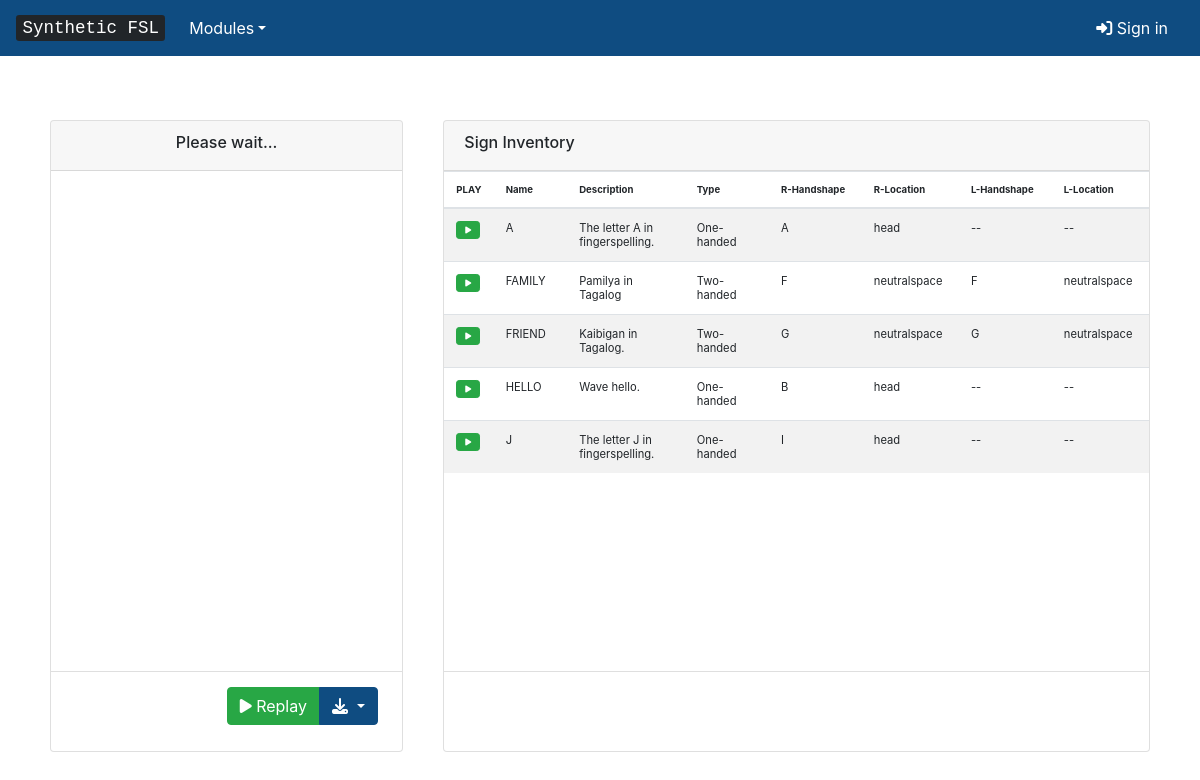
The page /signs/ on the database as committed earlier.
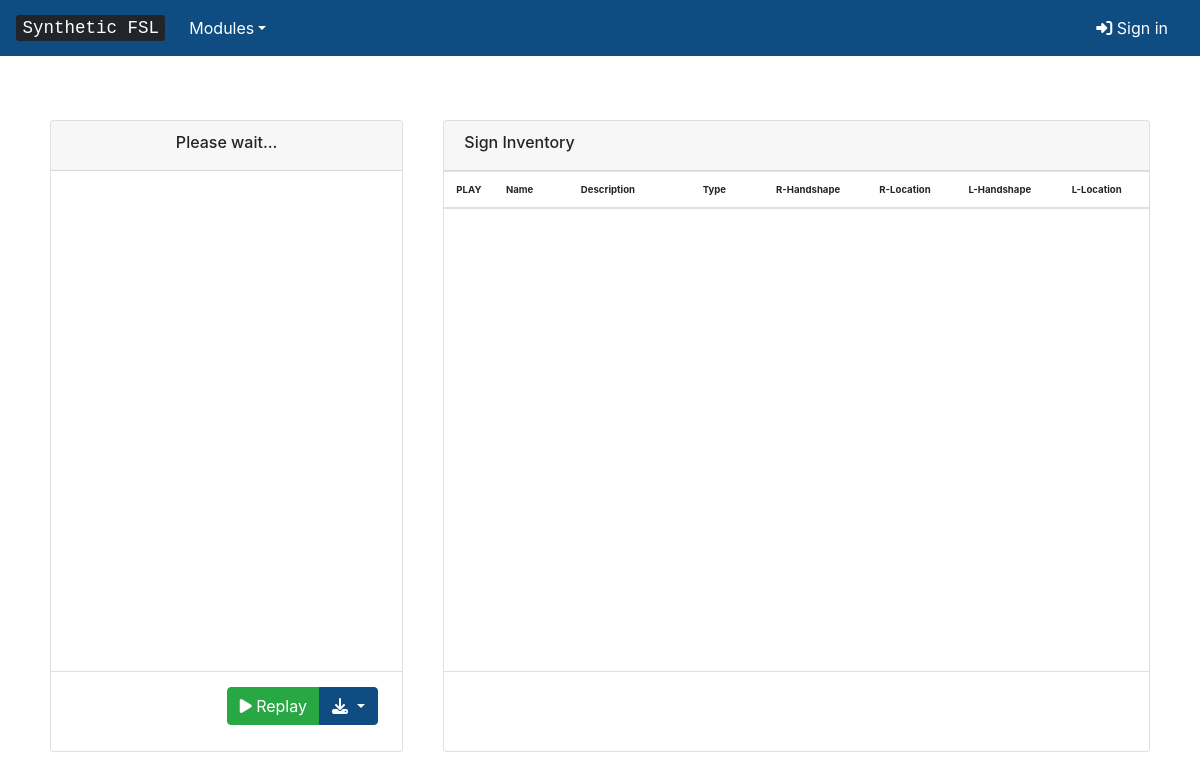
The same page on the database as committed later.
### inventory/models.py (models this page shows, shortened)
class Sign(models.Model):
	name = models.CharField(max_length=200, verbose_name='Name')
	description = models.TextField(verbose_name='Description')
	twoHanded = models.BooleanField(default=False)
	rightHandshape = models.ForeignKey(Handshape, verbose_name="Right Handshape", default="1", on_delete=models.CASCADE, related_name='rightHandshape_sign_set')
	rightFingerDirection = models.CharField(max_length=5, verbose_name='Right External Finger Direction', default='')
	rightPalmOrientation = models.CharField(max_length=5, verbose_name='Right Palm Orientation', default='')
	leftHandshape = models.ForeignKey(Handshape, verbose_name="Left Handshape", default="1", on_delete=models.CASCADE, related_name='leftHandshape_sign_set')
	leftFingerDirection = models.CharField(max_length=5, verbose_name='Left External Finger Direction', default='')
	leftPalmOrientation = models.CharField(max_length=5, verbose_name='Left Palm Orientation', default='')
	locationType = models.CharField(max_length=20, verbose_name='Location Type', default='')
	rightLocation = models.CharField(max_length=20, verbose_name='Right Hand Location', default='')
	rightLocationSide = models.CharField(max_length=20, verbose_name='Right Hand Location Side', default='')
	rightLocationContact = models.CharField(max_length=20, verbose_name='Right Hand Location Contact', default='')
	leftLocation = models.CharField(max_length=20, verbose_name='Left Hand Location', default='')
	leftLocationSide = models.CharField(max_length=20, verbose_name='Left Hand Location Contact', default='')
	leftLocationContact = models.CharField(max_length=20, verbose_name='Left Hand Location Side', default='')
	constellationContact = models.CharField(max_length=20, verbose_name='Constellation Contact', default='')
	constellationLocation = models.CharField(max_length=20, verbose_name='Constellation Location', default='')
	constellationLocationSide = models.CharField(max_length=20, verbose_name='Constellation Location Side', default='')
	constellationLocationContact = models.CharField(max_length=20, verbose_name='Constellation Location Contact', default='')
	rightContactType = models.CharField(max_length=20, verbose_name='Right Contact Type', default='')
	leftContactType = models.CharField(max_length=20, verbose_name='Left Contact Type', default='')
	rightContactFinger = models.CharField(max_length=5, verbose_name='Constellation Location Contact', default='')
	rightContactPart = models.CharField(max_length=20, verbose_name='Right Contact Part', default='')
	rightContactSide = models.CharField(max_length=20, verbose_name='Right Contact Side', default='')
	leftContactFinger = models.CharField(max_length=20, verbose_name='Right Contact Side', default='')
	leftContactPart = models.CharField(max_length=20, verbose_name='Right Contact Side', default='')
	leftContactSide = models.CharField(max_length=20, verbose_name='Right Contact Side', default='')
	sigml = models.TextField(default="<sigml></sigml>");
	rightMotionSequence = ListTextField(base_field=models.CharField(max_length=1000), size=10,)
	rightMotionTags = ListTextField(base_field=models.CharField(max_length=500), size=10,)
	rightTargetConfigs = ListTextField(base_field=models.CharField(max_length=500), size=10,)
	rightTargetLocs = ListTextField(base_field=models.CharField(max_length=500), size=10,)
	leftMotionSequence = ListTextField(base_field=models.CharField(max_length=1000), size=10,)
	leftMotionTags = ListTextField(base_field=models.CharField(max_length=500), size=10,)
	leftTargetConfigs = ListTextField(base_field=models.CharField(max_length=500), size=10,)
	leftTargetLocs = ListTextField(base_field=models.CharField(max_length=500), size=10,)
	nondom = models.BooleanField(default=False)
	motionType = models.CharField(max_length=20, verbose_name='Motion Type', default='split')
	symmetry = models.CharField(max_length=7, verbose_name='Symmetry', default='split')
	outofphase = models.BooleanField(default=False)
	class Meta:
		ordering = ['name']

class Handshape(models.Model):
	name = models.CharField(max_length=200, verbose_name='Name')
	description = models.TextField(verbose_name='Description')
	created_date = models.DateTimeField(default=timezone.now, verbose_name='Date')
	handshape = models.CharField(max_length=20, verbose_name='Handshape', default="None")
	thumbpos = models.CharField(max_length=20, verbose_name='Thumb Position', default="None")
	specialfingers = models.CharField(max_length=20, verbose_name='Special Fingers', default="None")
	mainbend = models.CharField(max_length=20, verbose_name='Main Bend', default="None")
	bend1_1 = models.FloatField(default=0)
	bend1_2 = models.FloatField(default=0)
	bend1_3 = models.FloatField(default=0)
	bend1_4 = models.FloatField(default=0)
	bend1_5 = models.FloatField(default=0)
	bend2_1 = models.FloatField(default=0)
	bend2_2 = models.FloatField(default=0)
	bend2_3 = models.FloatField(default=0)
	bend2_4 = models.FloatField(default=0)
	bend3_1 = models.FloatField(default=0)
	bend3_2 = models.FloatField(default=0)
	bend3_3 = models.FloatField(default=0)
	bend3_4 = models.FloatField(default=0)
	bend4_1 = models.FloatField(default=0)
	bend4_2 = models.FloatField(default=0)
	bend4_3 = models.FloatField(default=0)
	bend4_4 = models.FloatField(default=0)
	bend5_1 = models.FloatField(default=0)
	bend5_2 = models.FloatField(default=0)
	bend5_3 = models.FloatField(default=0)
	bend5_4 = models.FloatField(default=0)
	sigml = models.TextField(default="<sigml></sigml>")
	class Meta:
		ordering = ['name']

### inventory/views.py (the view)
# urls.py: path('signs/', views.sign_list, name='sign_list'),
def sign_list(request):
	signs = Sign.objects.all()
	context = {'signs' : signs}
	return render(request, 'inventory/sign_list.html', context)

### inventory/templates/inventory/sign_list.html (shortened to what this page needs)
{% extends 'inventory/avatargui.html' %}
{% block info %}
<div class="card">
	<h6 class="card-header" style="height:50px;">Sign Inventory</h6>
	<div class="card-body" style="height:500px;padding: 0px;overflow-y: scroll;">
			<table class="table table-striped mb-0">
				<thead style="text-align: left;font-size: 0.6rem;">
					<tr>
						<th scope="col" style="word-wrap:break-word;width:50px;height:35px;">PLAY</th>
						<th scope="col" style="word-wrap:break-word;width:90px;height:35px;">Name</th>
						<th scope="col" style="word-wrap:break-word;width:150px;height:35px;">Description</th>
						<th scope="col" style="word-wrap:break-word;width:90px;height:35px;">Type</th>
						<th scope="col" style="word-wrap:break-word;width:120px;height:35px;">R-Handshape</th>
						<th scope="col" style="word-wrap:break-word;width:105px;height:35px;">R-Location</th>
						<th scope="col" style="word-wrap:break-word;width:120px;height:35px;">L-Handshape</th>
						<th scope="col" style="word-wrap:break-word;width:105px;height:35px;">L-Location</th>
					</tr>
				</thead>
				<tbody>
					{% for sign in signs %}
					<tr>
						<td style="word-wrap:break-word;width:50px;">
							<button class="btn btn-sm btn-success" style="font-size: 0.5rem;" onclick="writesigml('{{ sign.sigml }}');"><i class="fas fa-play"></i></button>
						</td>
						<td style="word-wrap:break-word;width:90px;">
							{{ sign.name }}
						</td>
						<td style="word-wrap:break-word;width:150px;">
							{{ sign.description }}
						</td>
						<td style="word-wrap:break-word;width:120px;">
							{% if sign.twoHanded %}
								Two-handed
							{% else %}
								One-handed
							{% endif %}
						</td>
						<td style="word-wrap:break-word;width:100px;">
							{{ sign.rightHandshape.name }}
						</td>
						<td style="word-wrap:break-word;width:105px;">
							{% if sign.locationType == 'split' %}
								{{ sign.rightLocation }}
							{% else %}
								{{ sign.constellationLocation }}
							{% endif %}
						</td>
						<td style="word-wrap:break-word;width:100px;">
							{% if sign.twoHanded %}
								{{ sign.leftHandshape.name }}
							{% else %}
								--
							{% endif %}
						</td>
						<td style="word-wrap:break-word;width:105px;">
							{% if sign.twoHanded %}
								{% if sign.locationType == 'split' %}
									{{ sign.leftLocation }}
								{% else %}
									{{ sign.constellationLocation }}
								{% endif %}
							{% else %}
								--
							{% endif %}
						</td>
					</tr>
					{% endfor %}
				</tbody>
			</table>
	</div>
	<div class="card-footer bg-transparent" style="height:80px;">
	</div>
</div>
{% endblock %}

### inventory/templates/inventory/avatargui.html (shortened to what this page needs)
{% extends 'inventory/base.html' %}
{% block content %}
			<div class="detail">
				<div class="detail-1">
					<div class="card text-center">
						<h6 id="loading" class="card-header" style="height:50px;">Please wait...</h6>
						<div class="card-body" style="height:500px;padding:0px !important;">
						</div>
						<div class="card-footer bg-transparent" style="height:80px;">
							<div class="row" style="padding: 1%;">
								<div class="col-6 CWASAAvMenu av0 text-capitalize">
								</div>
								<div class="btn-group" role="group" aria-label="Button group with nested dropdown">
									<button type="button" id="animate" class="btn btn-success bttnPlaySiGMLText av0"><i class="fas fa-play"></i> Replay</button>
									<div class="btn-group" role="group">
										<button id="btnGroupDrop1" type="button" class="btn btn-primary dropdown-toggle" data-toggle="dropdown" aria-haspopup="true" aria-expanded="false">
											<i class="fas fa-download"></i>
										</button>
									</div>
								</div>
							</div>
						</div>
					</div>
				</div>
				<div class="detail-2" style="border-color: grey;">
					{% block info %}
					{% endblock %}
				</div>
			</div>
{% endblock %}

### inventory/templates/inventory/base.html (shortened to what this page needs)
{% load static %}
<html lang="en">
	<head>
		<link rel="stylesheet" href="https://maxcdn.bootstrapcdn.com/bootstrap/4.0.0/css/bootstrap.min.css">
		<link rel="stylesheet" href="{% static 'css/style.css' %}">
	</head>
	<body onload="CWASA.init();">
		<nav class="navbar navbar-expand-lg navbar-dark bg-primary fixed-top">
			<a class="navbar-brand" href="/"><kbd>Synthetic FSL</kbd></a>
			<div class="collapse navbar-collapse" id="navbarNavAltMarkup">
				<ul class="navbar-nav mr-auto mt-2 mt-lg-0">
					<li class="nav-item active dropdown">
						<a class="nav-link dropdown-toggle" href="#" id="navbarDropdown" role="button" data-toggle="dropdown" aria-haspopup="true" aria-expanded="false">Modules</a>
					</li>
				</ul>
				{% if user.is_authenticated %}
				<a href="{% url 'logout' %}" class="nav-item nav-link text-white">
					<i class="fas fa-sign-out-alt"></i> Sign out
				</a>
				{% else %}
				<a href="{% url 'login' %}" class="nav-item nav-link text-white">
					<i class="fas fa-sign-in-alt"></i> Sign in
				</a>
				{% endif %}
			</div>
		</nav>
		<div style="padding: 100px 30px 0 30px;font-size: 0.9rem;">
			{% block content %}
			{% endblock %}
		</div>
	</body>
</html>

### inventory/static/css/style.css (style rules this page uses)
.bg-primary, .btn-primary { background-color: #0f4c81 !important; }
.btn-primary, .border-primary { border-color: #0f4c81 !important; }
@media (min-width: 900px) { .detail { display: flex; align-items: flex-start; justify-content: flex-start; } }
.detail-1, .detail-2 { margin: 20px; }
.detail-1 { flex: 1; }
.detail-2 { flex: 2; }

Rows that differ between the two databases and show on the page:
removed Sign: name "A", description "The letter A in fingerspelling.", twoHanded "One-handed", rightHandshape.name "A", rightLocation "head"
removed Sign: name "FAMILY", description "Pamilya in Tagalog", twoHanded "Two-handed", rightHandshape.name "F", constellationLocation "neutralspace", leftHandshape.name "F"
removed Sign: name "FRIEND", description "Kaibigan in Tagalog.", twoHanded "Two-handed", rightHandshape.name "G", constellationLocation "neutralspace", leftHandshape.name "G"
removed Sign: name "HELLO", description "Wave hello.", twoHanded "One-handed", rightHandshape.name "B", rightLocation "head"
removed Sign: name "J", description "The letter J in fingerspelling.", twoHanded "One-handed", rightHandshape.name "I", rightLocation "head"
